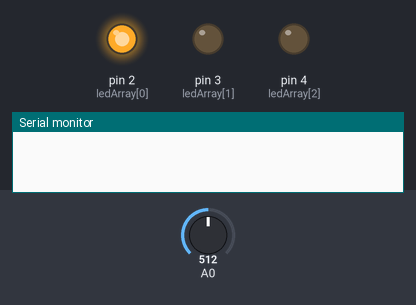
This sketch was run on a simulated Arduino Uno, built with avr-gcc and run on an emulated ATmega328P. Shown: output pins drawn as LEDs (lit = HIGH), the last lines printed to the serial monitor. The test bench sets the inputs (shaded band); at power-on: A0 = 512.

Above: at 16.53 s.
At 17.98 s:
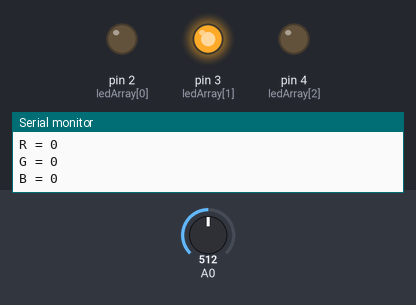
At 19.43 s:
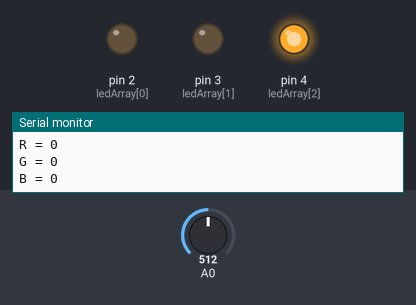
Timing chart, 0 to 19.7 s (numbered marks = the images above):
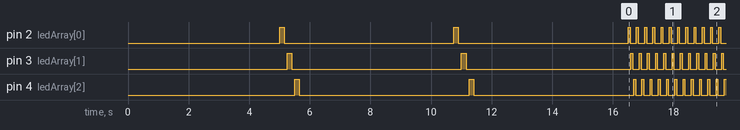

Measured:
- by itself, pin 2 (ledArray[0]): goes LOW 5.6 s, HIGH 0.15 s, LOW 5.6 s, 417 × (HIGH 0.06 s, LOW 0.21 s), HIGH 0.06 s, then LOW
- by itself, pin 3 (ledArray[1]): goes LOW 5.6 s, HIGH 0.15 s, LOW 5.4 s, 417 × (HIGH 0.06 s, LOW 0.21 s), HIGH 0.06 s, then LOW
- by itself, pin 4 (ledArray[2]): goes LOW 5.6 s, HIGH 0.15 s, LOW 5.3 s, 417 × (HIGH 0.06 s, LOW 0.21 s), then HIGH

The sketch:

RGB_DETECTOR.ino
```cpp
// Define colour sensor LED pins
int ledArray[] = {2,3,4};

//place holders for colour detected
int red = 0;
int green = 0;
int blue = 0;

//floats to hold colour arrays
float colourArray[] = {0,0,0};
float whiteArray[] = {0,0,0};
float blackArray[] = {0,0,0};

//place holder for average
int avgRead;

void setup(){

  //setup the outputs for the colour sensor
  pinMode(2,OUTPUT);
  pinMode(3,OUTPUT);
  pinMode(4,OUTPUT);

  //begin serial communication
  Serial.begin(9600);

  //delay for five seconds, this gives us time to get a white sample in front of our sensor
  delay(5000);
  //scan the white sample.
  //go through each light, get a reading, set the base reading for each colour red, green, and blue to the white array
  for(int i = 0;i<=2;i++){
    digitalWrite(ledArray[i],HIGH);
    delay(100);
    getReading(5);          //number is the number of scans to take for average, this whole function is redundant, one reading works just as well.
    whiteArray[i] = avgRead;
    digitalWrite(ledArray[i],LOW);
    delay(100);
  }
  //done scanning white, now it will pulse blue to tell you that it is time for the black (or grey) sample.
  //set black balance
  delay(5000);              //wait for five seconds so we can position our black sample
  //go ahead and scan, sets the colour values for red, green, and blue when exposed to black
  for(int i = 0;i<=2;i++){
    digitalWrite(ledArray[i],HIGH);
    delay(100);
    getReading(5);
    blackArray[i] = avgRead;
    //blackArray[i] = analogRead(2);
    digitalWrite(ledArray[i],LOW);
    delay(100);
  }
  //delay another 5 seconds to allow the human to catch up to what is going on
  delay(5000);
}

void loop(){
  checkColour();
  printColour();
}


void checkColour(){
  for(int i = 0;i<=2;i++){
    digitalWrite(ledArray[i],HIGH);  //turn or the LED, red, green or blue depending which iteration
    delay(30);                      //delay to allow CdS to stabalize, they are slow
    getReading(3);                  //take a reading however many times
    colourArray[i] = avgRead;        //set the current colour in the array to the average reading
    float greyDiff = whiteArray[i] - blackArray[i];                    //the highest possible return minus the lowest returns the area for values in between
    colourArray[i] = (colourArray[i] - blackArray[i])/(greyDiff)*255; //the reading returned minus the lowest value divided by the possible range multiplied by 255 will give us a value roughly between 0-255 representing the value for the current reflectivity(for the colour it is exposed to) of what is being scanned
    digitalWrite(ledArray[i],LOW);   //turn off the current LED
    delay(30);
  }
}
void getReading(int times){
  int reading;
  int tally=0;
  //take the reading however many times was requested and add them up
  for(int i = 0;i < times;i++){
    reading = analogRead(0);
    tally = reading + tally;
    delay(10);
  }
  //calculate the average and set it
  avgRead = (tally)/times;
}

//prints the colour in the colour array, in the next step, we will send this to processing to see how good the sensor works.
void printColour(){
  Serial.print("R = ");
  Serial.println(int(colourArray[0]));
  Serial.print("G = ");
  Serial.println(int(colourArray[1]));
  Serial.print("B = ");
  Serial.println(int(colourArray[2]));
  Serial.println();
  //delay(2000);
}
```
